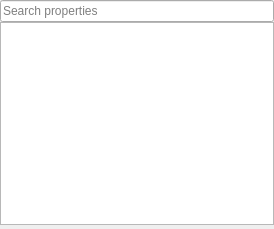
<?xml version="1.0" encoding="UTF-8"?>
<ui version="4.0">
 <class>PropertiesDock</class>
 <widget class="QDockWidget" name="PropertiesDock">
  <property name="geometry">
   <rect>
    <x>0</x>
    <y>0</y>
    <width>274</width>
    <height>229</height>
   </rect>
  </property>
  <property name="windowTitle">
   <string>Properties</string>
  </property>
  <widget class="QWidget" name="dockWidgetContents">
   <layout class="QVBoxLayout" name="verticalLayout">
    <property name="spacing">
     <number>0</number>
    </property>
    <property name="leftMargin">
     <number>0</number>
    </property>
    <property name="topMargin">
     <number>0</number>
    </property>
    <property name="rightMargin">
     <number>0</number>
    </property>
    <property name="bottomMargin">
     <number>0</number>
    </property>
    <item>
     <layout class="QVBoxLayout" name="verticalLayout_2">
      <property name="spacing">
       <number>0</number>
      </property>
      <item>
       <widget class="QLineEdit" name="m_search_properties_edit">
        <property name="placeholderText">
         <string>Search properties</string>
        </property>
       </widget>
      </item>
      <item>
       <widget class="flow::PropertiesBrowser" name="m_properties_browser"/>
      </item>
      <item>
       <layout class="QHBoxLayout" name="m_toolbar_layout">
        <property name="leftMargin">
         <number>2</number>
        </property>
        <property name="topMargin">
         <number>2</number>
        </property>
        <property name="rightMargin">
         <number>2</number>
        </property>
        <property name="bottomMargin">
         <number>2</number>
        </property>
       </layout>
      </item>
     </layout>
    </item>
   </layout>
  </widget>
 </widget>
 <customwidgets>
  <customwidget>
   <class>flow::PropertiesBrowser</class>
   <extends>QTreeView</extends>
   <header>flow/document/component/properties/properties_browser.h</header>
  </customwidget>
 </customwidgets>
 <resources/>
 <connections/>
</ui>
